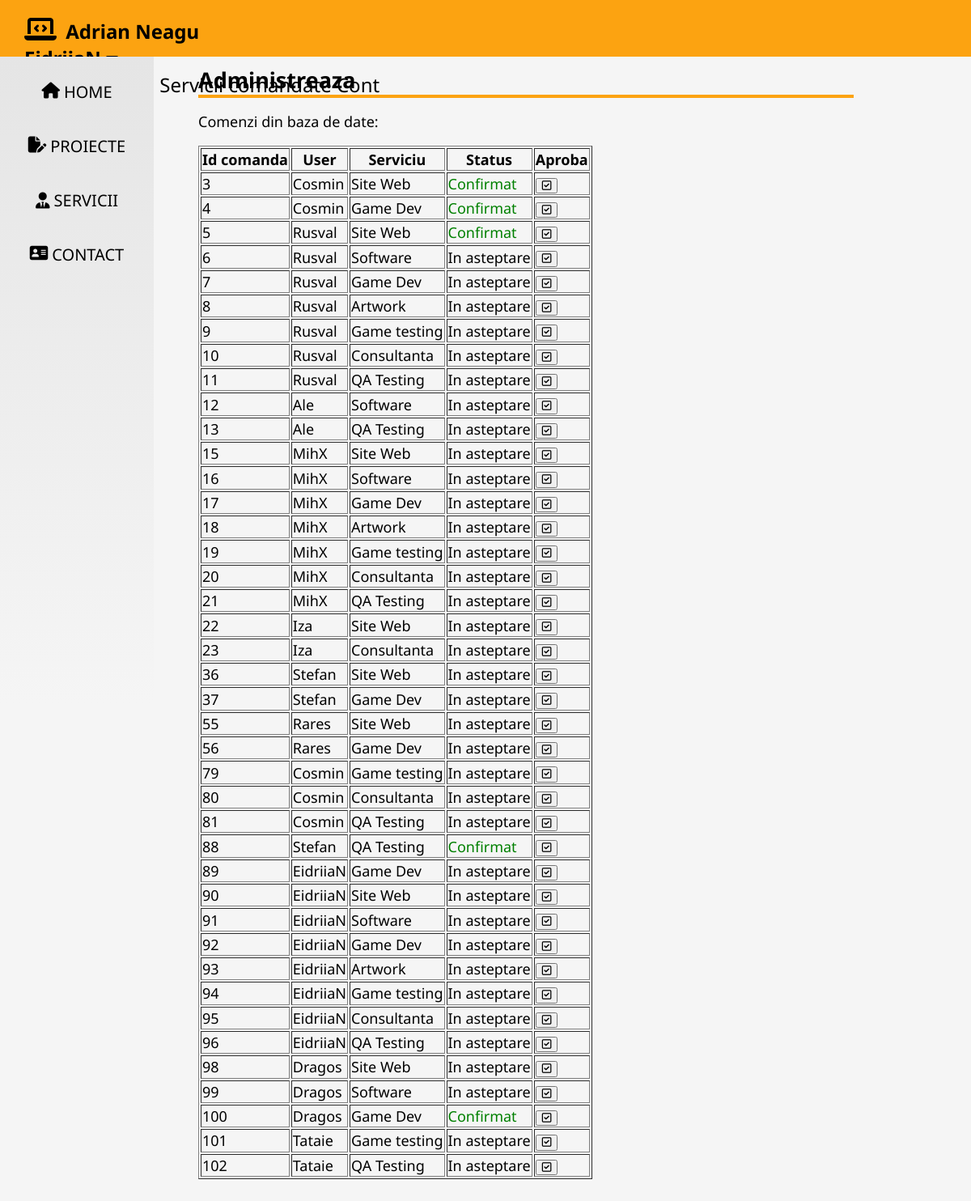
Page /Website/PHP/administreaza.php (signed in) on the committed database.
### tables this page shows
CREATE TABLE IF NOT EXISTS `comenzi` (
  `id_comanda` int(11) NOT NULL AUTO_INCREMENT,
  `id_serviciu` int(11) NOT NULL,
  `id_user` int(11) NOT NULL,
  `status` tinyint(1) NOT NULL,
  PRIMARY KEY (`id_comanda`),
  KEY `id_serviciu` (`id_serviciu`),
  KEY `comenzi_ibfk_2` (`id_user`)
);

CREATE TABLE IF NOT EXISTS `users` (
  `id` int(11) NOT NULL AUTO_INCREMENT,
  `username` varchar(20) NOT NULL,
  `email` varchar(50) NOT NULL,
  `nume` varchar(20) NOT NULL,
  `prenume` varchar(20) NOT NULL,
  `parola` varchar(20) NOT NULL,
  `admin` tinyint(1) NOT NULL,
  PRIMARY KEY (`id`)
);

CREATE TABLE IF NOT EXISTS `servicii` (
  `id` int(11) NOT NULL AUTO_INCREMENT,
  `nume` varchar(50) NOT NULL,
  `descriere` varchar(100) NOT NULL,
  `timp_estimativ` varchar(50) NOT NULL,
  `pret` int(11) NOT NULL,
  PRIMARY KEY (`id`)
);

### Website/PHP/administreaza.php (the view, shortened to what this page needs)
<?php
function adminTable()
{
    require 'conectDB.php';
    $sql = "SELECT c.id_comanda, s.nume, c.status, u.username from comenzi c, servicii s, users u where c.id_serviciu=s.id and c.id_user=u.id order by id_comanda";
    $result = mysqli_query($conn, $sql);
    echo "<table border='1'>
        <tr>
        <th>Id comanda</th>
        <th>User</th>
        <th>Serviciu</th>
        <th>Status</th>
        <th>Aproba</th>
        </tr>";
    while ($row = mysqli_fetch_assoc($result)) {
        echo "<tr>";
        echo "<td>" . $row['id_comanda'] . "</td>";
        echo "<td>" . $row['username'] . "</td>";
        echo "<td>" . $row['nume'] . "</td>";
        if($row['status']==1){
            echo'<td style="color:green;">Confirmat</td>';
        }
        else{
            echo'<td>In asteptare</td>';
        }
        echo "<form>";
        echo '<td><button onclick="return confirm(\'Esti sigur ca vrei sa aprobi comanda?\');
        " class="fa-regular fa-square-check" formaction="confirmComanda.php" formmethod="POST" value="'.$row['id_comanda'].'" name="confirmComanda">
        </button></td>';
        echo "</form>";
        echo "</tr>";
    }
    echo "</table>";
}
?>
<!DOCTYPE html>
<html lang="en">
<head>
    <link rel="stylesheet" type="text/css" href="/ProiectDAW/css/style.css">
    <link rel="stylesheet" type="text/css" href="/ProiectDAW/css/fontawsome/css/all.css">
    <link rel="stylesheet" type="text/css" href="/ProiectDAW/css/fontawsome/fontawesome.css">
</head>
<body>
    <?php
    require 'menu.php';
    ?>
    <main>
        <h2 class="title">Administreaza</h2>
        <p>Comenzi din baza de date:</p>
        <?php
        echo '<div class="tabelServicii3">';
        adminTable();
        echo '</div>';
        ?>
    </main>
</body>
</html>

### Website/EidriiaN.github.io/css/style.css (style rules this page uses)
* { box-sizing: border-box; }
body { margin: 0; background-color: #f5f5f5; font-size: 18px; font-family: 'Noto Sans', sans-serif; }
main { margin: 10px 10% 60px 220px; padding: 0px 25px; }
p { line-height: 125%; }
.title { border-bottom: 4px solid #fca311; margin-bottom: 5px; margin-top: 10px; }

### rows in the picture
comenzi: id_comanda "3", id_user.username "Cosmin", id_serviciu.nume "Site Web", status "Confirmat"
comenzi: id_comanda "4", id_user.username "Cosmin", id_serviciu.nume "Game Dev", status "Confirmat"
comenzi: id_comanda "5", id_user.username "Rusval", id_serviciu.nume "Site Web", status "Confirmat"
comenzi: id_comanda "6", id_user.username "Rusval", id_serviciu.nume "Software", status "In asteptare"
comenzi: id_comanda "7", id_user.username "Rusval", id_serviciu.nume "Game Dev", status "In asteptare"
comenzi: id_comanda "8", id_user.username "Rusval", id_serviciu.nume "Artwork", status "In asteptare"
comenzi: id_comanda "9", id_user.username "Rusval", id_serviciu.nume "Game testing", status "In asteptare"
comenzi: id_comanda "10", id_user.username "Rusval", id_serviciu.nume "Consultanta", status "In asteptare"
comenzi: id_comanda "11", id_user.username "Rusval", id_serviciu.nume "QA Testing", status "In asteptare"
comenzi: id_comanda "12", id_user.username "Ale", id_serviciu.nume "Software", status "In asteptare"
comenzi: id_comanda "13", id_user.username "Ale", id_serviciu.nume "QA Testing", status "In asteptare"
comenzi: id_comanda "15", id_user.username "MihX", id_serviciu.nume "Site Web", status "In asteptare"
comenzi: id_comanda "16", id_user.username "MihX", id_serviciu.nume "Software", status "In asteptare"
comenzi: id_comanda "17", id_user.username "MihX", id_serviciu.nume "Game Dev", status "In asteptare"
comenzi: id_comanda "18", id_user.username "MihX", id_serviciu.nume "Artwork", status "In asteptare"
comenzi: id_comanda "19", id_user.username "MihX", id_serviciu.nume "Game testing", status "In asteptare"
comenzi: id_comanda "20", id_user.username "MihX", id_serviciu.nume "Consultanta", status "In asteptare"
comenzi: id_comanda "21", id_user.username "MihX", id_serviciu.nume "QA Testing", status "In asteptare"
comenzi: id_comanda "22", id_user.username "Iza", id_serviciu.nume "Site Web", status "In asteptare"
comenzi: id_comanda "23", id_user.username "Iza", id_serviciu.nume "Consultanta", status "In asteptare"
comenzi: id_comanda "36", id_user.username "Stefan", id_serviciu.nume "Site Web", status "In asteptare"
comenzi: id_comanda "37", id_user.username "Stefan", id_serviciu.nume "Game Dev", status "In asteptare"
comenzi: id_comanda "55", id_user.username "Rares", id_serviciu.nume "Site Web", status "In asteptare"
comenzi: id_comanda "56", id_user.username "Rares", id_serviciu.nume "Game Dev", status "In asteptare"
comenzi: id_comanda "79", id_user.username "Cosmin", id_serviciu.nume "Game testing", status "In asteptare"
comenzi: id_comanda "80", id_user.username "Cosmin", id_serviciu.nume "Consultanta", status "In asteptare"
comenzi: id_comanda "81", id_user.username "Cosmin", id_serviciu.nume "QA Testing", status "In asteptare"
comenzi: id_comanda "88", id_user.username "Stefan", id_serviciu.nume "QA Testing", status "Confirmat"
comenzi: id_comanda "89", id_user.username "EidriiaN", id_serviciu.nume "Game Dev", status "In asteptare"
comenzi: id_comanda "90", id_user.username "EidriiaN", id_serviciu.nume "Site Web", status "In asteptare"
comenzi: id_comanda "91", id_user.username "EidriiaN", id_serviciu.nume "Software", status "In asteptare"
comenzi: id_comanda "92", id_user.username "EidriiaN", id_serviciu.nume "Game Dev", status "In asteptare"
comenzi: id_comanda "93", id_user.username "EidriiaN", id_serviciu.nume "Artwork", status "In asteptare"
comenzi: id_comanda "94", id_user.username "EidriiaN", id_serviciu.nume "Game testing", status "In asteptare"
comenzi: id_comanda "95", id_user.username "EidriiaN", id_serviciu.nume "Consultanta", status "In asteptare"
comenzi: id_comanda "96", id_user.username "EidriiaN", id_serviciu.nume "QA Testing", status "In asteptare"
comenzi: id_comanda "98", id_user.username "Dragos", id_serviciu.nume "Site Web", status "In asteptare"
comenzi: id_comanda "99", id_user.username "Dragos", id_serviciu.nume "Software", status "In asteptare"
comenzi: id_comanda "100", id_user.username "Dragos", id_serviciu.nume "Game Dev", status "Confirmat"
comenzi: id_comanda "101", id_user.username "Tataie", id_serviciu.nume "Game testing", status "In asteptare"
comenzi: id_comanda "102", id_user.username "Tataie", id_serviciu.nume "QA Testing", status "In asteptare"

### other values in the picture
$_SESSION["username"] "EidriiaN"
